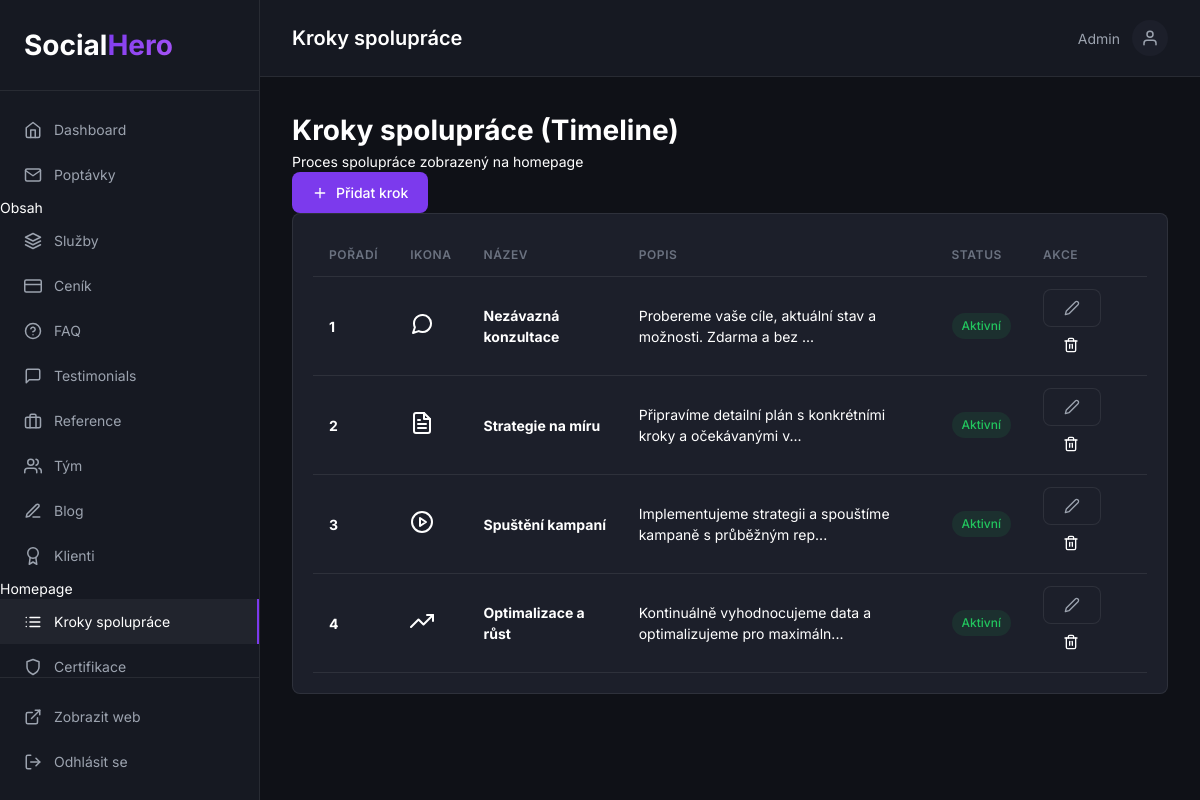
Page /admin/process-steps (signed in) on the committed database.
### tables this page shows
CREATE TABLE IF NOT EXISTS `process_steps` (
    `id` INT UNSIGNED NOT NULL AUTO_INCREMENT,
    `title` VARCHAR(255) NOT NULL,
    `description` TEXT DEFAULT NULL,
    `icon` VARCHAR(50) DEFAULT 'check',
    `sort_order` INT NOT NULL DEFAULT 0,
    `is_active` TINYINT(1) NOT NULL DEFAULT 1,
    `created_at` DATETIME NOT NULL DEFAULT CURRENT_TIMESTAMP,
    `updated_at` DATETIME NOT NULL DEFAULT CURRENT_TIMESTAMP ON UPDATE CURRENT_TIMESTAMP,
    PRIMARY KEY (`id`),
    INDEX `idx_active` (`is_active`),
    INDEX `idx_sort` (`sort_order`)
);

### admin/Controllers/ContentController.php (called while the page is built, shortened)
<?php
class ContentController
{
    public function processSteps(): void
    {
        try {
            $items = Database::fetchAll("SELECT * FROM process_steps ORDER BY sort_order ASC");
        } catch (\Exception $e) {
            $items = [];
        }
        require ADMIN_PATH . '/Views/process-steps.php';
    }
}

### config/database.php (called while the page is built, shortened)
<?php
$envFile = dirname(__DIR__) . '/.env';
return [
    'host' => $_ENV['DB_HOST'] ?? 'localhost',
    'database' => $_ENV['DB_NAME'] ?? 'socialhero',
    'username' => $_ENV['DB_USER'] ?? 'root',
    'password' => $_ENV['DB_PASS'] ?? '',
    'charset' => 'utf8mb4',
    'collation' => 'utf8mb4_unicode_ci',
    'options' => [
        PDO::ATTR_ERRMODE => PDO::ERRMODE_EXCEPTION,
        PDO::ATTR_DEFAULT_FETCH_MODE => PDO::FETCH_ASSOC,
        PDO::ATTR_EMULATE_PREPARES => false,
    ]
];

### app/Core/Database.php (called while the page is built, shortened)
<?php
class Database
{
    private static ?PDO $instance = null;
    public static function getInstance(): PDO
    {
        if (self::$instance === null) {
            $config = require BASE_PATH . '/config/database.php';
            try {
                $dsn = sprintf(
                    'mysql:host=%s;dbname=%s;charset=%s',
                    $config['host'],
                    $config['database'],
                    $config['charset']
                );
                self::$instance = new PDO(
                    $dsn,
                    $config['username'],
                    $config['password'],
                    $config['options']
                );
            } catch (PDOException $e) {
                die('Database connection failed: ' . $e->getMessage());
            }
        }
        return self::$instance;
    }
    public static function query(string $sql, array $params = []): \PDOStatement
    {
        $stmt = self::getInstance()->prepare($sql);
        $stmt->execute($params);
        return $stmt;
    }
    public static function fetchAll(string $sql, array $params = []): array
    {
        return self::query($sql, $params)->fetchAll();
    }
}

### admin/Views/process-steps.php (the view, shortened to what this page needs)
<div class="content-header">
    <div class="content-header__left">
        <h1>Kroky spolupráce (Timeline)</h1>
        <p>Proces spolupráce zobrazený na homepage</p>
    </div>
    <div class="content-header__right">
        <a href="/admin/process-steps/create" class="btn btn--primary">
            <i data-feather="plus"></i> Přidat krok
        </a>
    </div>
</div>
<div class="card">
    <div class="card__body">
        <?php if (empty($items)): ?>
        <div class="empty-state">
            <i data-feather="list"></i>
            <h3>Žádné kroky</h3>
            <p>Zatím nemáte žádné kroky spolupráce.</p>
            <a href="/admin/process-steps/create" class="btn btn--primary">Přidat první krok</a>
        </div>
        <?php else: ?>
        <table class="table">
            <thead>
                <tr>
                    <th style="width: 60px;">Pořadí</th>
                    <th style="width: 60px;">Ikona</th>
                    <th>Název</th>
                    <th>Popis</th>
                    <th style="width: 80px;">Status</th>
                    <th style="width: 120px;">Akce</th>
                </tr>
            </thead>
            <tbody>
                <?php foreach ($items as $item): ?>
                <tr>
                    <td><strong><?= $item['sort_order'] ?></strong></td>
                    <td><i data-feather="<?= htmlspecialchars($item['icon']) ?>"></i></td>
                    <td><strong><?= htmlspecialchars($item['title']) ?></strong></td>
                    <td style="color: var(--color-text-secondary); font-size: 0.875rem;">
                        <?= htmlspecialchars(mb_substr($item['description'] ?? '', 0, 60)) ?>...
                    </td>
                    <td>
                        <?php if ($item['is_active']): ?>
                        <span class="badge badge--success">Aktivní</span>
                        <?php else: ?>
                        <span class="badge badge--secondary">Skrytý</span>
                        <?php endif; ?>
                    </td>
                    <td>
                        <div class="table-actions">
                            <a href="/admin/process-steps/<?= $item['id'] ?>/edit" class="btn btn--secondary btn--small">
                                <i data-feather="edit-2"></i>
                            </a>
                            <a href="/admin/process-steps/<?= $item['id'] ?>/delete"
                               class="btn btn--danger btn--small"
                               onclick="return confirm('Opravdu smazat tento krok?')">
                                <i data-feather="trash-2"></i>
                            </a>
                        </div>
                    </td>
                </tr>
                <?php endforeach; ?>
            </tbody>
        </table>
        <?php endif; ?>
    </div>
</div>
<?php
require ADMIN_PATH . '/Views/layout.php';
?>

### admin/assets/css/admin.css (style rules this page uses)
:root { --admin-bg: #0f1117; --admin-sidebar: #161922; --admin-card: #1c1f2a; --admin-border: rgba(255, 255, 255, 0.08); --admin-text: #ffffff; --admin-text-secondary: #9ca3af; --admin-text-muted: #6b7280; --admin-primary: #7c3aed; --admin-primary-hover: #8b5cf6; --admin-success: #22c55e; --admin-warning: #f97316; --admin-error: #ef4444; --admin-radius: 0.5rem; --admin-transition: 200ms ease; }
* { margin: 0; padding: 0; box-sizing: border-box; }
body { font-family: 'Inter', -apple-system, BlinkMacSystemFont, sans-serif; font-size: 14px; line-height: 1.5; color: var(--admin-text); background: var(--admin-bg); }
a { color: inherit; text-decoration: none; }
.admin-page { display: flex; min-height: 100vh; }
.btn { display: inline-flex; align-items: center; justify-content: center; gap: 0.5rem; padding: 0.625rem 1.25rem; font-size: 0.875rem; font-weight: 500; border-radius: var(--admin-radius); cursor: pointer; transition: all var(--admin-transition); border: none; }
.btn--primary { background: var(--admin-primary); color: white; }
.btn--secondary { background: var(--admin-card); border: 1px solid var(--admin-border); color: var(--admin-text-secondary); }
.btn svg { width: 16px; height: 16px; }
.card { background: var(--admin-card); border: 1px solid var(--admin-border); border-radius: var(--admin-radius); margin-bottom: 1.5rem; }
.card__body { padding: 1.25rem; }
.table { width: 100%; border-collapse: collapse; }
.table th, .table td { padding: 0.75rem 1rem; text-align: left; border-bottom: 1px solid var(--admin-border); }
.table th { font-size: 0.75rem; font-weight: 600; text-transform: uppercase; letter-spacing: 0.05em; color: var(--admin-text-muted); }
.table td { font-size: 0.875rem; }
.badge { display: inline-block; padding: 0.25rem 0.625rem; font-size: 0.75rem; font-weight: 500; border-radius: 9999px; }
.badge--success { background: rgba(34, 197, 94, 0.1); color: var(--admin-success); }

### rows in the picture
process_steps: sort_order "1", title "Nezávazná konzultace", description "Probereme vaše cíle, aktuální stav a možnosti. Zdarma a bez", is_active "Aktivní"
process_steps: sort_order "2", title "Strategie na míru", description "Připravíme detailní plán s konkrétními kroky a očekávanými v", is_active "Aktivní"
process_steps: sort_order "3", title "Spuštění kampaní", description "Implementujeme strategii a spouštíme kampaně s průběžným rep", is_active "Aktivní"
process_steps: sort_order "4", title "Optimalizace a růst", description "Kontinuálně vyhodnocujeme data a optimalizujeme pro maximáln", is_active "Aktivní"

### other values in the picture
$pageTitle "Kroky spolupráce"
$_SESSION['admin_user']['name'] "Admin"
